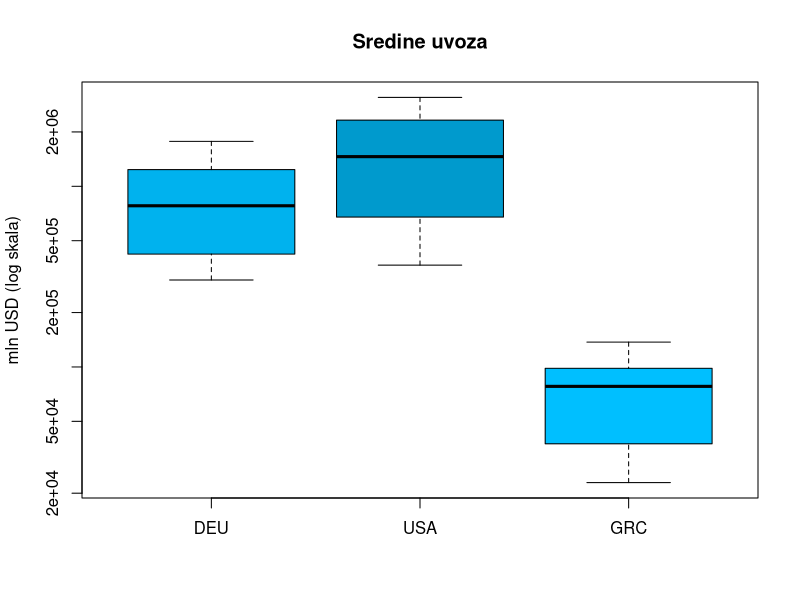
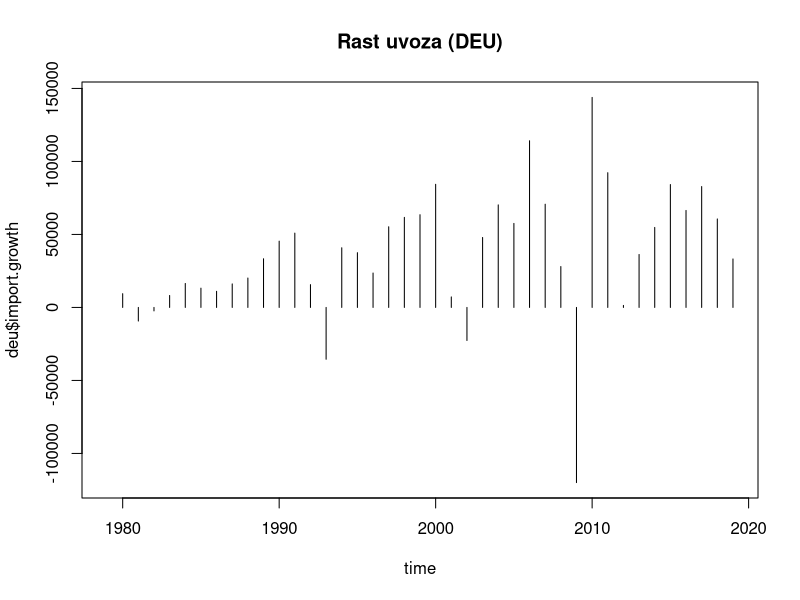
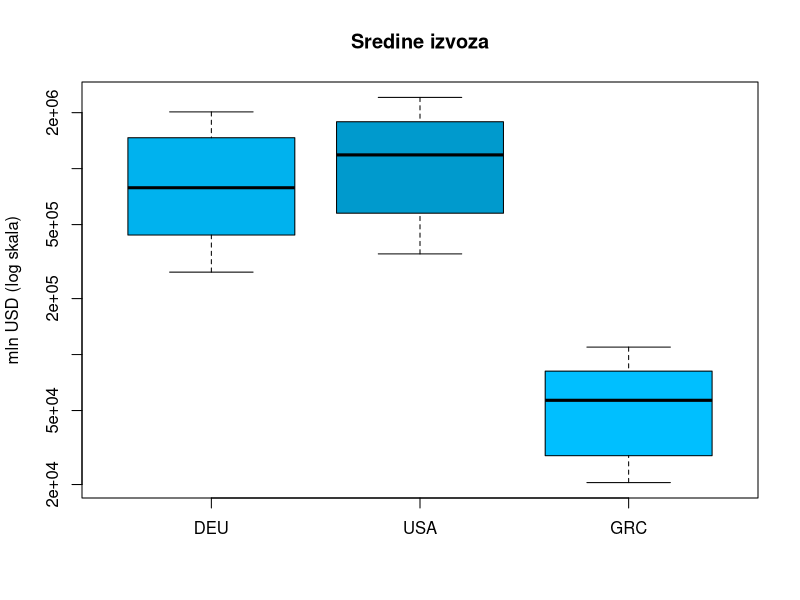
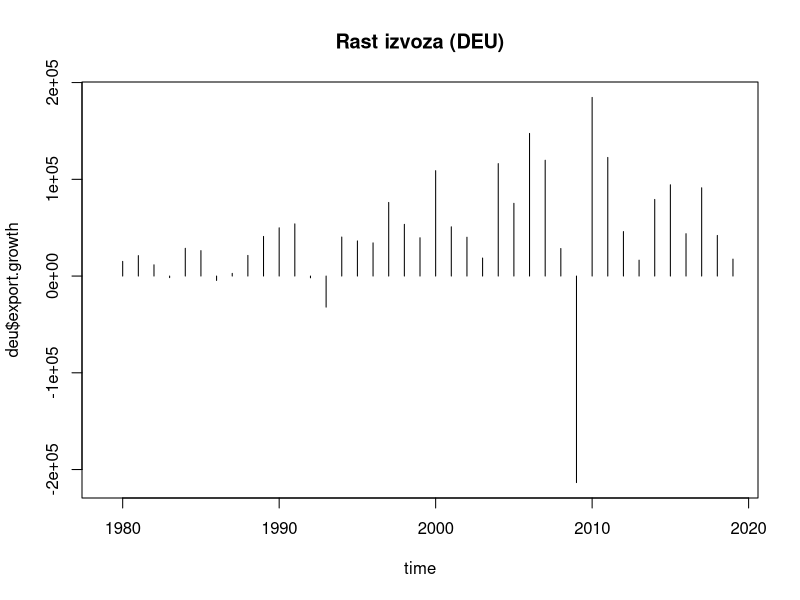
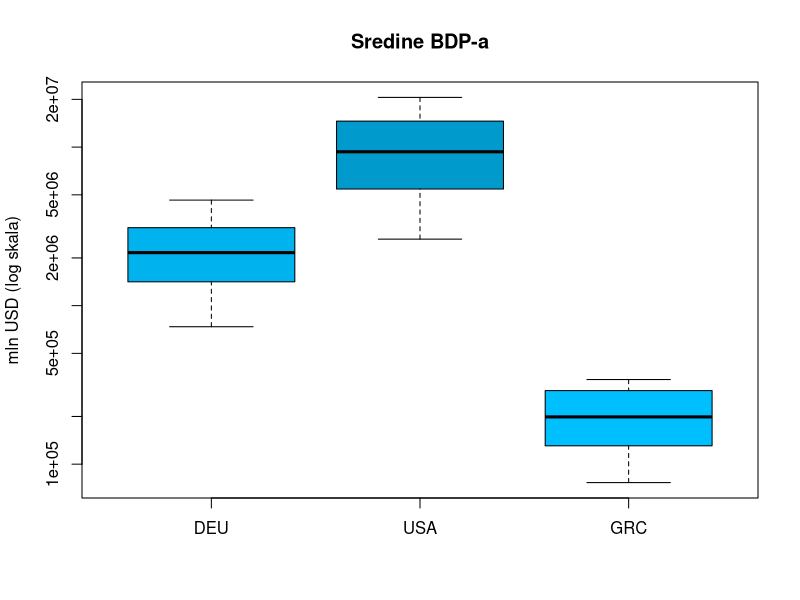
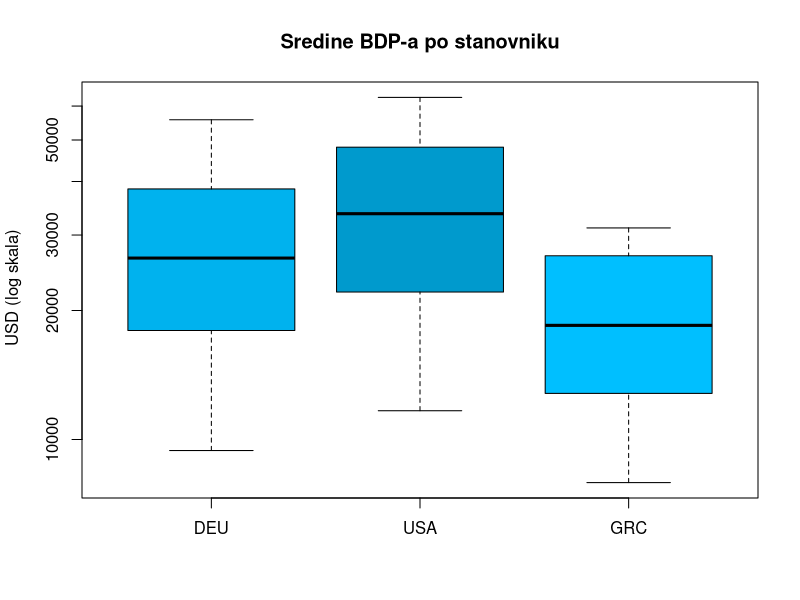
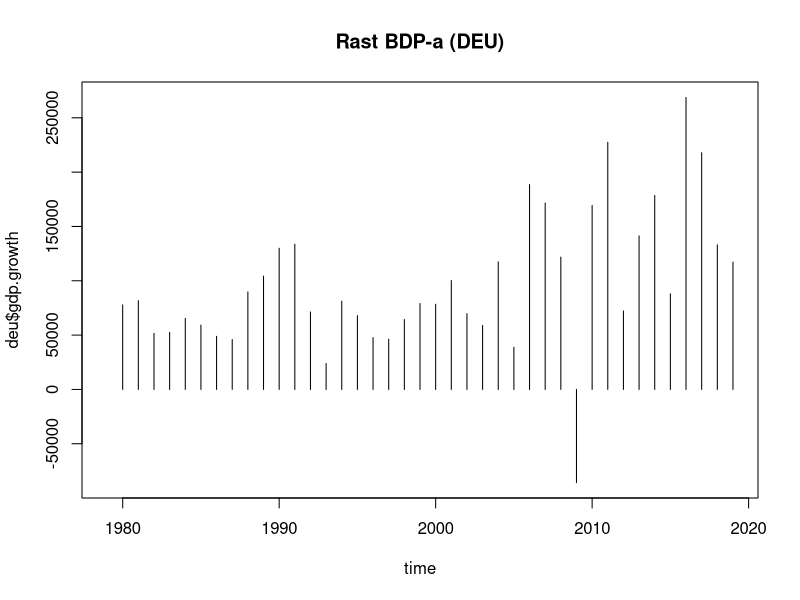

Recreate these plots in R, in order.
## ---- chunk 1
library(knitr)
knitr::opts_chunk$set(echo = TRUE)

library(tidyverse)
## ---- chunk 2
export.data = read.csv("Export_data.csv", fileEncoding="UTF-8-BOM")
# head(export.data)

import.data = read.csv("Import_data.csv", fileEncoding="UTF-8-BOM")
# head(import.data)

gdp.data = read.csv("GDP_data.csv", fileEncoding="UTF-8-BOM")
# head(gdp.data)

gdp.pc.data = read.csv("GDPpercapita_data.csv", fileEncoding="UTF-8-BOM")
# head(gdp.pc.data)
## ---- chunk 3
export.loc.cnt = export.data %>% group_by(LOCATION) %>%
    summarise(exp_n = n(), exp_est = sum(Flag.Codes == 'E')) %>%
    arrange(desc(exp_n), exp_est)
import.loc.cnt = import.data %>% group_by(LOCATION) %>%
    summarise(imp_n = n(), imp_est = sum(Flag.Codes == 'E')) %>%
    arrange(desc(imp_n), imp_est)
gdp.loc.cnt = gdp.data %>% group_by(LOCATION) %>%
    summarise(gdp_n = n(), gdp_est = sum(Flag.Codes == 'E')) %>%
    arrange(desc(gdp_n), gdp_est)
gdp.pc.loc.cnt = gdp.pc.data %>% group_by(LOCATION) %>%
    summarise(gdp_pc_n = n(), gdp_pc_est = sum(Flag.Codes == 'E')) %>%
    arrange(desc(gdp_pc_n), gdp_pc_est)
loc.cnt = merge(merge(export.loc.cnt, import.loc.cnt), merge(gdp.loc.cnt, gdp.pc.loc.cnt))
knitr::kable(
  head(arrange(loc.cnt,
               desc(loc.cnt[,2]), desc(loc.cnt[,4]), desc(loc.cnt[,6]), desc(loc.cnt[,8]),
               loc.cnt[,3], loc.cnt[,5], loc.cnt[,7], loc.cnt[,9]), 20),
  caption = "Broj podataka za pojedinu državu"
)
## ---- chunk 4
usa = data.frame(export.mln_usd = export.data$Value[export.data$LOCATION == "USA"],
                 import.mln_usd = import.data$Value[import.data$LOCATION == "USA"],
                 gdp.mln_usd = gdp.data$Value[gdp.data$LOCATION == "USA"],
                 gdp.pc.usd_cap = gdp.pc.data$Value[gdp.pc.data$LOCATION == "USA"])
usa$net.trade = usa$export.mln_usd - usa$import.mln_usd
deu = data.frame(export.mln_usd = export.data$Value[export.data$LOCATION == "DEU"],
                 import.mln_usd = import.data$Value[import.data$LOCATION == "DEU"],
                 gdp.mln_usd = gdp.data$Value[gdp.data$LOCATION == "DEU"],
                 gdp.pc.usd_cap = gdp.pc.data$Value[gdp.pc.data$LOCATION == "DEU"])
deu$net.trade = deu$export.mln_usd - deu$import.mln_usd
grc = data.frame(export.mln_usd = export.data$Value[export.data$LOCATION == "GRC"],
                 import.mln_usd = import.data$Value[import.data$LOCATION == "GRC"],
                 gdp.mln_usd = gdp.data$Value[gdp.data$LOCATION == "GRC"],
                 gdp.pc.usd_cap = gdp.pc.data$Value[gdp.pc.data$LOCATION == "GRC"])
grc$net.trade = grc$export.mln_usd - grc$import.mln_usd
## ---- chunk 5
boxplot(deu$import.mln_usd,
        usa$import.mln_usd,
        grc$import.mln_usd,
        names = c("DEU", "USA", "GRC"), main = "Sredine uvoza",
        col = c("deepskyblue2", "deepskyblue3", "deepskyblue"),
        ylab = "mln USD (log skala)",
        log = "y")
## ---- chunk 6
t.test(log(usa$import.mln_usd), log(deu$import.mln_usd),
       alternative = "g", var.equal = FALSE)
t.test(log(deu$import.mln_usd), log(grc$import.mln_usd),
       alternative = "g", var.equal = FALSE)
## ---- chunk 7
usa = usa %>% mutate(import.mln_usd, import.growth = import.mln_usd - lag(import.mln_usd))
deu = deu %>% mutate(import.mln_usd, import.growth = import.mln_usd - lag(import.mln_usd))
grc = grc %>% mutate(import.mln_usd, import.growth = import.mln_usd - lag(import.mln_usd))
## ---- chunk 8
time = 1979:2019
plot(time, deu$import.growth, type = "h", main = "Rast uvoza (DEU)")
## ---- chunk 9
boxplot(deu$export.mln_usd,
        usa$export.mln_usd,
        grc$export.mln_usd,
        names = c("DEU", "USA", "GRC"), main = "Sredine izvoza",
        col = c("deepskyblue2", "deepskyblue3", "deepskyblue"),
        ylab = "mln USD (log skala)",
        log = "y")
## ---- chunk 10
usa = usa %>% mutate(export.mln_usd, export.growth = export.mln_usd - lag(export.mln_usd))
deu = deu %>% mutate(export.mln_usd, export.growth = export.mln_usd - lag(export.mln_usd))
grc = grc %>% mutate(export.mln_usd, export.growth = export.mln_usd - lag(export.mln_usd))
## ---- chunk 11
time = 1979:2019
plot(time, deu$export.growth, type = "h", main = "Rast izvoza (DEU)")
## ---- chunk 12
boxplot(deu$gdp.mln_usd,
        usa$gdp.mln_usd,
        grc$gdp.mln_usd,
        names = c("DEU", "USA", "GRC"), main = "Sredine BDP-a",
        col = c("deepskyblue2", "deepskyblue3", "deepskyblue"),
        ylab = "mln USD (log skala)",
        log = "y")
## ---- chunk 13
boxplot(deu$gdp.pc.usd_cap,
        usa$gdp.pc.usd_cap,
        grc$gdp.pc.usd_cap,
        names = c("DEU", "USA", "GRC"), main = "Sredine BDP-a po stanovniku",
        col = c("deepskyblue2", "deepskyblue3", "deepskyblue"),
        ylab = " USD (log skala)",
        log = "y")

## ---- chunk 14
usa = usa %>% mutate(gdp.mln_usd, gdp.growth = gdp.mln_usd - lag(gdp.mln_usd))
deu = deu %>% mutate(gdp.mln_usd, gdp.growth = gdp.mln_usd - lag(gdp.mln_usd))
grc = grc %>% mutate(gdp.mln_usd, gdp.growth = gdp.mln_usd - lag(gdp.mln_usd))
## ---- chunk 15
time = 1979:2019
plot(time, deu$gdp.growth, type = "h", main = "Rast BDP-a (DEU)")
